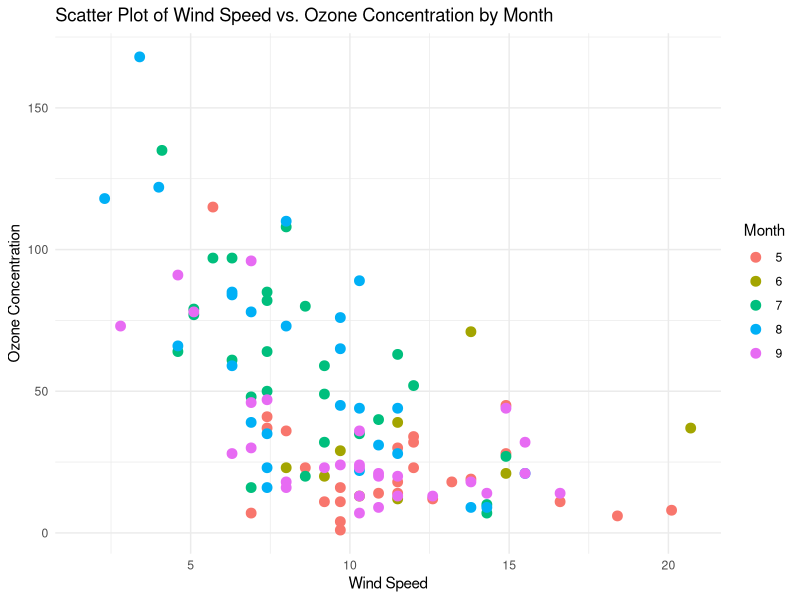
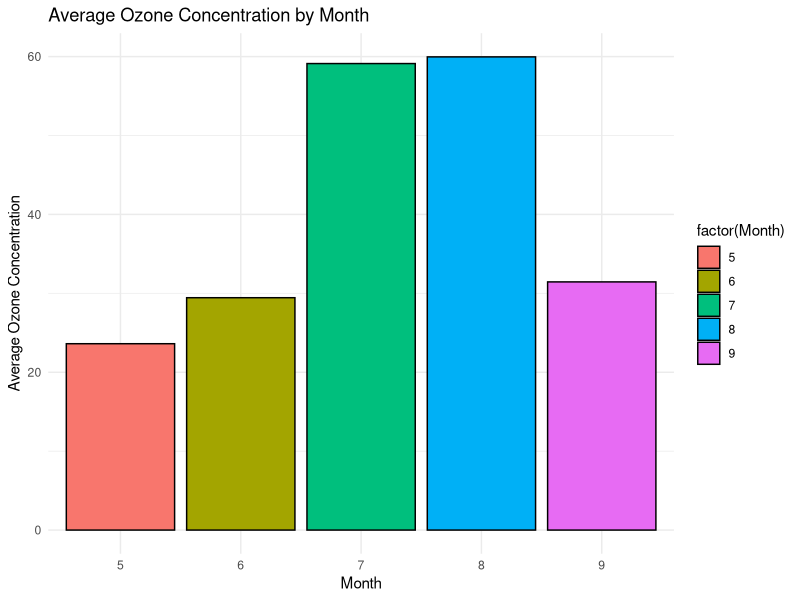

Here is the R script that generated these plots, in order:
## ---- chunk 1
library(dplyr)
library(ggplot2)
## ---- chunk 2
ggplot(airquality, aes(x = Wind, y = Ozone, color = factor(Month))) +
  geom_point(size = 3) +
  labs(title = "Scatter Plot of Wind Speed vs. Ozone Concentration by Month",
       x = "Wind Speed",
       y = "Ozone Concentration",
       color = "Month") +
  theme_minimal()
## ---- chunk 3
ggplot(airquality, aes(x = factor(Month), y = Ozone, fill = factor(Month))) +
  geom_bar(stat = "summary", fun = "mean", position = "dodge", color = "black") +
  labs(title = "Average Ozone Concentration by Month",
       x = "Month",
       y = "Average Ozone Concentration") +
  theme_minimal()
